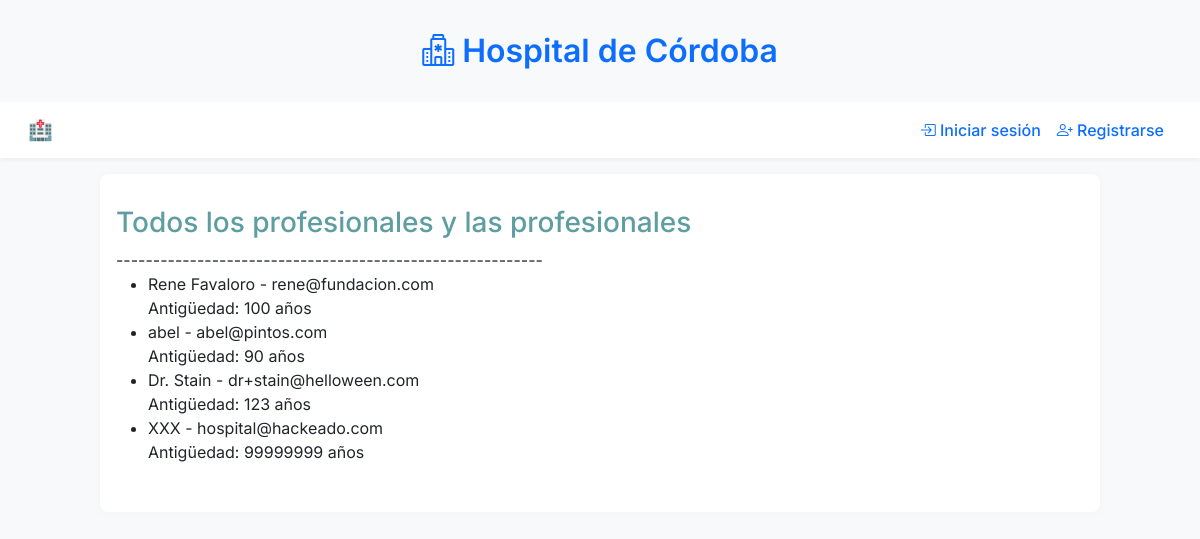
/hospital/lista-medico, run on an earlier commit of the app's database.
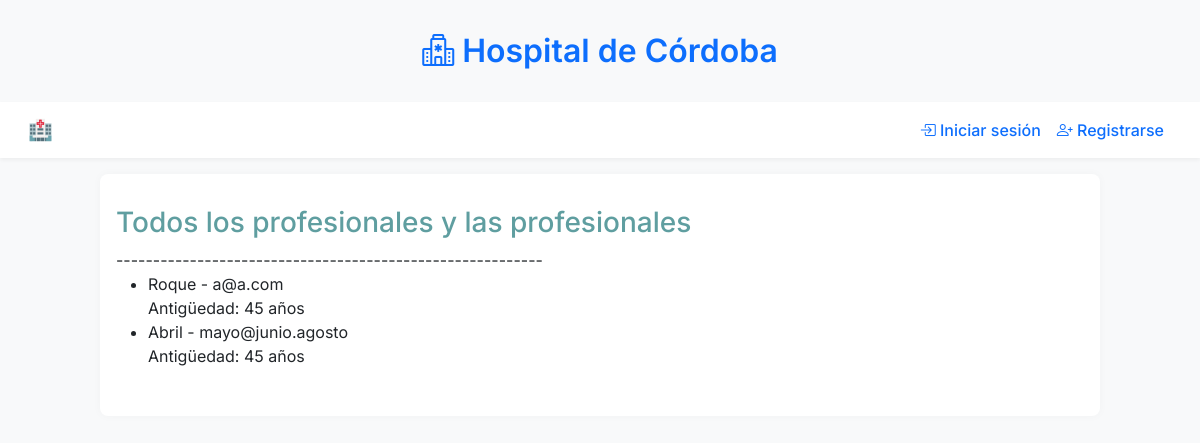
And on a later commit of the database.
### hospital/models.py (models this page shows, shortened)
class HospitalMedico(models.Model):
    nombre = models.CharField(max_length=50)
    email = models.CharField(max_length=50)
    antiguedad = models.IntegerField()

### hospital/views.py (the view)
# urls.py: path("hospital/lista-medico", lista_medico, name="lista-medico"),
def lista_medico(request):
    modelos = HospitalMedico.objects.all()
    contexto = {
        "integrantes": modelos
    }
    return render(request, 'hospital/lista_medico.html', context=contexto)

### hospital/templates/hospital/lista_medico.html (shortened to what this page needs)
{% extends 'hospital/base.html' %}
{% block elnombrequequiera %}
<h3 style="color: cadetblue;">Todos los profesionales y las profesionales</h3>
<div>
    ----------------------------------------------------------
    <ul>
        {% for integrante in integrantes %}
            <li>{{ integrante.nombre }} - {{integrante.email}} </li>
            Antigüedad: {{integrante.antiguedad}} años
        {% endfor %}
    </ul>
</div>
{% endblock %}

### hospital/templates/hospital/base.html (shortened to what this page needs)
<!DOCTYPE html>
<html lang="es">
<head>
  <link href="https://cdn.jsdelivr.net/npm/bootstrap@5.3.2/dist/css/bootstrap.min.css" rel="stylesheet">
  <link href="https://cdn.jsdelivr.net/npm/bootstrap-icons@1.10.5/font/bootstrap-icons.css" rel="stylesheet">
</head>
<body>
  <h2><i class="bi bi-hospital"></i> Hospital de Córdoba</h2>
  <nav class="navbar navbar-expand-lg navbar-light navbar-custom px-3 mb-3">
    <div class="container-fluid">
      <a class="navbar-brand fw-semibold text-primary" href="#">🏥</a>
      <div class="collapse navbar-collapse" id="mainNav">
        <ul class="navbar-nav mb-2 mb-lg-0">
          {% if user.is_authenticated %}
            <li class="nav-item"><a class="nav-link" href="{% url 'accounts:edit' %}"><i class="bi bi-person-circle"></i> Perfil</a></li>
            <li class="nav-item"><a class="nav-link" href="{% url 'accounts:logout' %}"><i class="bi bi-box-arrow-right"></i> Cerrar sesión</a></li>
          {% else %}
            <li class="nav-item"><a class="nav-link" href="{% url 'accounts:login' %}"><i class="bi bi-box-arrow-in-right"></i> Iniciar sesión</a></li>
            <li class="nav-item"><a class="nav-link" href="{% url 'accounts:signup' %}"><i class="bi bi-person-plus"></i> Registrarse</a></li>
          {% endif %}
        </ul>
      </div>
    </div>
  </nav>
  <main>
    {% block elnombrequequiera %}
    {% endblock %}
  </main>
</body>
</html>

### hospital/templates/hospital/base.html (style rules this page uses)
body { font-family: 'Inter', sans-serif; background-color: #f8f9fa; padding-top: 2rem; }
h2 { text-align: center; color: #0d6efd; font-weight: 600; margin-bottom: 2rem; }
nav.navbar-custom { background-color: #ffffff; box-shadow: 0 2px 4px rgba(0,0,0,0.05); }
.navbar-nav .nav-link { color: #0d6efd; font-weight: 500; }
main { max-width: 1000px; margin: 0 auto; padding: 2rem 1rem; background-color: #fff; border-radius: 0.5rem; box-shadow: 0 0 10px rgba(0,0,0,0.03); }

What changed in the data, as far as the page shows it:
removed HospitalMedico: nombre "Rene Favaloro", email "rene@fundacion.com", antiguedad "100"
removed HospitalMedico: nombre "abel", email "abel@pintos.com", antiguedad "90"
removed HospitalMedico: nombre "Dr. Stain", email "dr+stain@helloween.com", antiguedad "123"
changed HospitalMedico: nombre "XXX" → "Roque"; email "hospital@hackeado.com" → "a@a.com"; antiguedad "99999999" → "45"
added HospitalMedico: nombre "Abril", email "mayo@junio.agosto", antiguedad "45"
